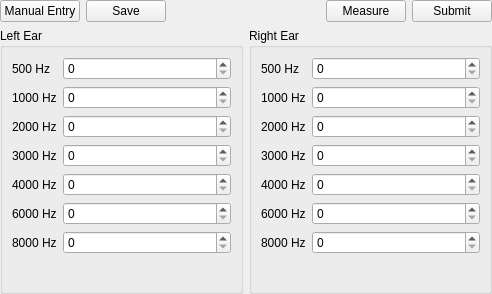
<?xml version="1.0" encoding="UTF-8"?>
<ui version="4.0">
 <class>HearingMeasurements</class>
 <widget class="QWidget" name="HearingMeasurements">
  <property name="geometry">
   <rect>
    <x>0</x>
    <y>0</y>
    <width>492</width>
    <height>294</height>
   </rect>
  </property>
  <property name="sizePolicy">
   <sizepolicy hsizetype="Preferred" vsizetype="Preferred">
    <horstretch>0</horstretch>
    <verstretch>0</verstretch>
   </sizepolicy>
  </property>
  <property name="maximumSize">
   <size>
    <width>16777215</width>
    <height>16777215</height>
   </size>
  </property>
  <property name="windowTitle">
   <string>Form</string>
  </property>
  <layout class="QVBoxLayout" name="verticalLayout" stretch="0,1">
   <property name="leftMargin">
    <number>0</number>
   </property>
   <property name="topMargin">
    <number>0</number>
   </property>
   <property name="rightMargin">
    <number>0</number>
   </property>
   <property name="bottomMargin">
    <number>0</number>
   </property>
   <item>
    <layout class="QHBoxLayout" name="horizontalLayout_2">
     <property name="sizeConstraint">
      <enum>QLayout::SizeConstraint::SetDefaultConstraint</enum>
     </property>
     <item>
      <widget class="QPushButton" name="manualEntryButton">
       <property name="text">
        <string>Manual Entry</string>
       </property>
      </widget>
     </item>
     <item>
      <widget class="QPushButton" name="saveButton">
       <property name="text">
        <string>Save</string>
       </property>
      </widget>
     </item>
     <item>
      <spacer name="horizontalSpacer">
       <property name="orientation">
        <enum>Qt::Orientation::Horizontal</enum>
       </property>
       <property name="sizeHint" stdset="0">
        <size>
         <width>40</width>
         <height>10</height>
        </size>
       </property>
      </spacer>
     </item>
     <item>
      <widget class="QPushButton" name="measureButton">
       <property name="text">
        <string>Measure</string>
       </property>
      </widget>
     </item>
     <item>
      <widget class="QPushButton" name="submitButton">
       <property name="text">
        <string>Submit</string>
       </property>
      </widget>
     </item>
    </layout>
   </item>
   <item>
    <layout class="QHBoxLayout" name="horizontalLayout" stretch="0,0">
     <property name="sizeConstraint">
      <enum>QLayout::SizeConstraint::SetDefaultConstraint</enum>
     </property>
     <item>
      <widget class="QGroupBox" name="leftGroup">
       <property name="sizePolicy">
        <sizepolicy hsizetype="Preferred" vsizetype="Preferred">
         <horstretch>0</horstretch>
         <verstretch>0</verstretch>
        </sizepolicy>
       </property>
       <property name="minimumSize">
        <size>
         <width>0</width>
         <height>0</height>
        </size>
       </property>
       <property name="maximumSize">
        <size>
         <width>16777215</width>
         <height>16777215</height>
        </size>
       </property>
       <property name="title">
        <string>Left Ear</string>
       </property>
       <property name="flat">
        <bool>false</bool>
       </property>
       <layout class="QVBoxLayout" name="verticalLayout_2" stretch="0">
        <item>
         <layout class="QFormLayout" name="leftFormLayout">
          <item row="0" column="0">
           <widget class="QLabel" name="Left500HzLabel">
            <property name="text">
             <string>500 Hz</string>
            </property>
           </widget>
          </item>
          <item row="0" column="1">
           <widget class="QSpinBox" name="Left500HzSpinBox">
            <property name="specialValueText">
             <string/>
            </property>
            <property name="singleStep">
             <number>1</number>
            </property>
           </widget>
          </item>
          <item row="1" column="0">
           <widget class="QLabel" name="Left1000HzLabel">
            <property name="text">
             <string>1000 Hz</string>
            </property>
           </widget>
          </item>
          <item row="1" column="1">
           <widget class="QSpinBox" name="Left1000HzSpinBox">
            <property name="specialValueText">
             <string/>
            </property>
           </widget>
          </item>
          <item row="2" column="0">
           <widget class="QLabel" name="Left2000HzLabel">
            <property name="text">
             <string>2000 Hz</string>
            </property>
           </widget>
          </item>
          <item row="2" column="1">
           <widget class="QSpinBox" name="Left2000HzSpinBox">
            <property name="specialValueText">
             <string/>
            </property>
           </widget>
          </item>
          <item row="3" column="0">
           <widget class="QLabel" name="Left3000HzLabel">
            <property name="text">
             <string>3000 Hz</string>
            </property>
           </widget>
          </item>
          <item row="3" column="1">
           <widget class="QSpinBox" name="Left3000HzSpinBox">
            <property name="specialValueText">
             <string/>
            </property>
           </widget>
          </item>
          <item row="4" column="0">
           <widget class="QLabel" name="Left4000HzLabel">
            <property name="text">
             <string>4000 Hz</string>
            </property>
           </widget>
          </item>
          <item row="4" column="1">
           <widget class="QSpinBox" name="Left4000HzSpinBox">
            <property name="specialValueText">
             <string/>
            </property>
           </widget>
          </item>
          <item row="5" column="0">
           <widget class="QLabel" name="Left6000HzLabel">
            <property name="text">
             <string>6000 Hz</string>
            </property>
           </widget>
          </item>
          <item row="5" column="1">
           <widget class="QSpinBox" name="Left6000HzSpinBox">
            <property name="specialValueText">
             <string/>
            </property>
           </widget>
          </item>
          <item row="6" column="0">
           <widget class="QLabel" name="Left8000HzLabel">
            <property name="text">
             <string>8000 Hz</string>
            </property>
           </widget>
          </item>
          <item row="6" column="1">
           <widget class="QSpinBox" name="Left8000HzSpinBox">
            <property name="specialValueText">
             <string/>
            </property>
           </widget>
          </item>
         </layout>
        </item>
       </layout>
      </widget>
     </item>
     <item>
      <widget class="QGroupBox" name="rightGroup">
       <property name="sizePolicy">
        <sizepolicy hsizetype="Preferred" vsizetype="Preferred">
         <horstretch>0</horstretch>
         <verstretch>0</verstretch>
        </sizepolicy>
       </property>
       <property name="minimumSize">
        <size>
         <width>0</width>
         <height>0</height>
        </size>
       </property>
       <property name="maximumSize">
        <size>
         <width>16777215</width>
         <height>16777215</height>
        </size>
       </property>
       <property name="title">
        <string>Right Ear</string>
       </property>
       <layout class="QVBoxLayout" name="verticalLayout_3">
        <item>
         <layout class="QFormLayout" name="rightFormLayout">
          <item row="0" column="0">
           <widget class="QLabel" name="Right500HzLabel">
            <property name="text">
             <string>500 Hz</string>
            </property>
           </widget>
          </item>
          <item row="0" column="1">
           <widget class="QSpinBox" name="Right500HzSpinBox">
            <property name="specialValueText">
             <string/>
            </property>
           </widget>
          </item>
          <item row="1" column="0">
           <widget class="QLabel" name="Right1000HzLabel">
            <property name="text">
             <string>1000 Hz</string>
            </property>
           </widget>
          </item>
          <item row="1" column="1">
           <widget class="QSpinBox" name="Right1000HzSpinBox">
            <property name="specialValueText">
             <string/>
            </property>
            <property name="suffix">
             <string/>
            </property>
            <property name="prefix">
             <string/>
            </property>
           </widget>
          </item>
          <item row="2" column="0">
           <widget class="QLabel" name="Right2000HzLabel">
            <property name="text">
             <string>2000 Hz</string>
            </property>
           </widget>
          </item>
          <item row="2" column="1">
           <widget class="QSpinBox" name="Right2000HzSpinBox">
            <property name="specialValueText">
             <string/>
            </property>
           </widget>
          </item>
          <item row="3" column="0">
           <widget class="QLabel" name="Right3000HzLabel">
            <property name="text">
             <string>3000 Hz</string>
            </property>
           </widget>
          </item>
          <item row="3" column="1">
           <widget class="QSpinBox" name="Right3000HzSpinBox">
            <property name="specialValueText">
             <string/>
            </property>
           </widget>
          </item>
          <item row="4" column="0">
           <widget class="QLabel" name="Right4000HzLabel">
            <property name="text">
             <string>4000 Hz</string>
            </property>
           </widget>
          </item>
          <item row="4" column="1">
           <widget class="QSpinBox" name="Right4000HzSpinBox">
            <property name="specialValueText">
             <string/>
            </property>
           </widget>
          </item>
          <item row="5" column="0">
           <widget class="QLabel" name="Right6000HzLabel">
            <property name="text">
             <string>6000 Hz</string>
            </property>
           </widget>
          </item>
          <item row="5" column="1">
           <widget class="QSpinBox" name="Right6000HzSpinBox">
            <property name="specialValueText">
             <string/>
            </property>
           </widget>
          </item>
          <item row="6" column="0">
           <widget class="QLabel" name="Right8000HzLabel">
            <property name="text">
             <string>8000 Hz</string>
            </property>
           </widget>
          </item>
          <item row="6" column="1">
           <widget class="QSpinBox" name="Right8000HzSpinBox">
            <property name="specialValueText">
             <string/>
            </property>
           </widget>
          </item>
         </layout>
        </item>
       </layout>
      </widget>
     </item>
    </layout>
   </item>
  </layout>
 </widget>
 <resources/>
 <connections/>
</ui>
